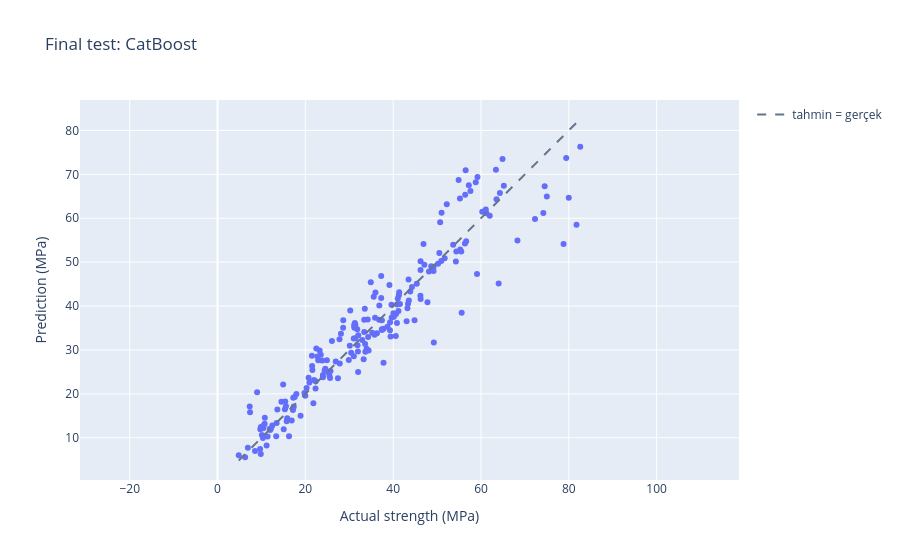

The code cell stored with this chart in its notebook:
### Markdown cell above
**Grafiği okuyun:** Kesikli çizgi `tahmin = gerçek` çizgisidir. Çizginin üzerindeki noktalarda model yüksek, altındakilerde düşük tahmin yapmıştır. Dikey uzaklık tahmin hatasının büyüklüğüdür. Yüksek dayanım değerlerinde hangi yönde hata daha sık görülüyor?

### Code cell
prediction_data = pd.DataFrame({"Actual strength (MPa)": y_test, "Prediction (MPa)": predictions})
prediction_data["Error"] = prediction_data["Prediction (MPa)"] - prediction_data["Actual strength (MPa)"]
lower = min(y_test.min(), predictions.min())
upper = max(y_test.max(), predictions.max())
fig = px.scatter(prediction_data, x="Actual strength (MPa)", y="Prediction (MPa)", hover_data=["Error"],
                 title=f"Final test: {selected_name}")
fig.add_scatter(x=[lower, upper], y=[lower, upper], mode="lines", name="tahmin = gerçek",
                line={"color": COLOR_BEFORE, "dash": "dash"}, hoverinfo="skip")
fig.update_yaxes(scaleanchor="x", scaleratio=1)
fig.show()

### Figure 1 — Plotly figure (JSON) as saved in the notebook; plotly's stock layout.template omitted (floating-point values rounded to 4 significant figures; data arrays with more than 128 entries replaced by an {"elided": "..."} marker saying what was removed)
{"data": [{"customdata": {"elided": "205x1 float values"}, "hovertemplate": "Actual strength (MPa)=%{x}<br>Prediction (MPa)=%{y}<br>Error=%{customdata[0]}<extra></extra>", "legendgroup": "", "marker": {"color": "#636efa", "symbol": "circle"}, "mode": "markers", "name": "", "orientation": "v", "showlegend": false, "type": "scatter", "x": {"elided": "205 float values"}, "xaxis": "x", "y": {"elided": "205 float values"}, "yaxis": "y"}, {"hoverinfo": "skip", "line": {"color": "#64748b", "dash": "dash"}, "mode": "lines", "name": "tahmin = gerçek", "type": "scatter", "x": [4.83, 82.6], "y": [4.83, 82.6]}], "layout": {"legend": {"tracegroupgap": 0}, "title": {"text": "Final test: CatBoost"}, "xaxis": {"anchor": "y", "domain": [0, 1], "title": {"text": "Actual strength (MPa)"}}, "yaxis": {"anchor": "x", "domain": [0, 1], "scaleanchor": "x", "scaleratio": 1, "title": {"text": "Prediction (MPa)"}}}}
